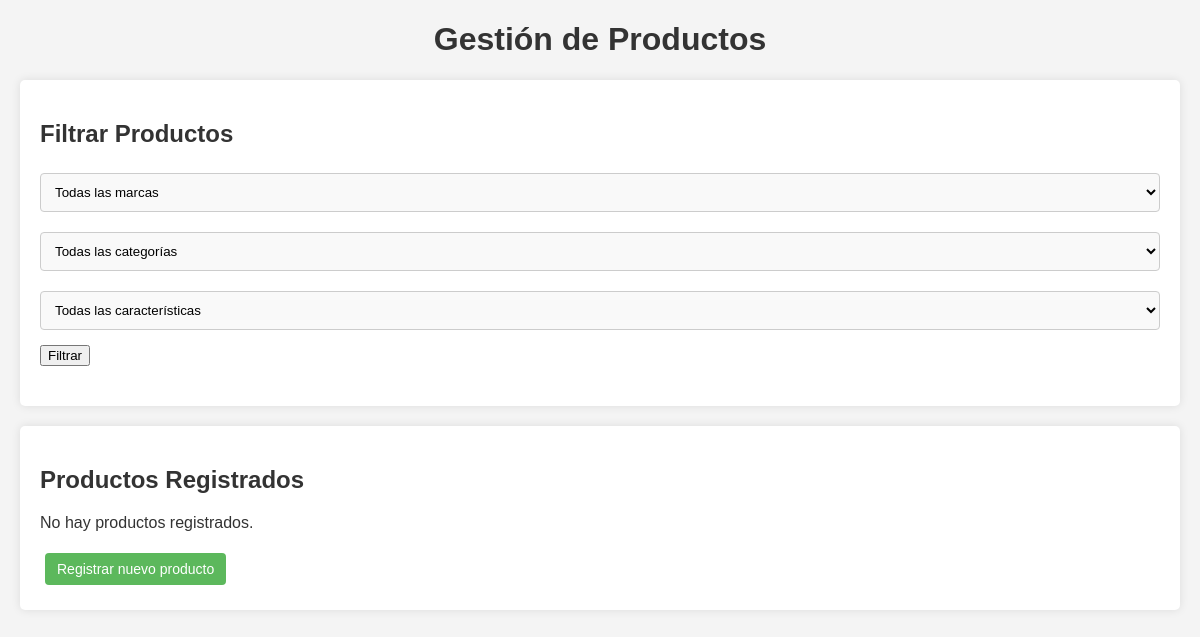
/productos/consulta/, run on an earlier commit of the app's database.
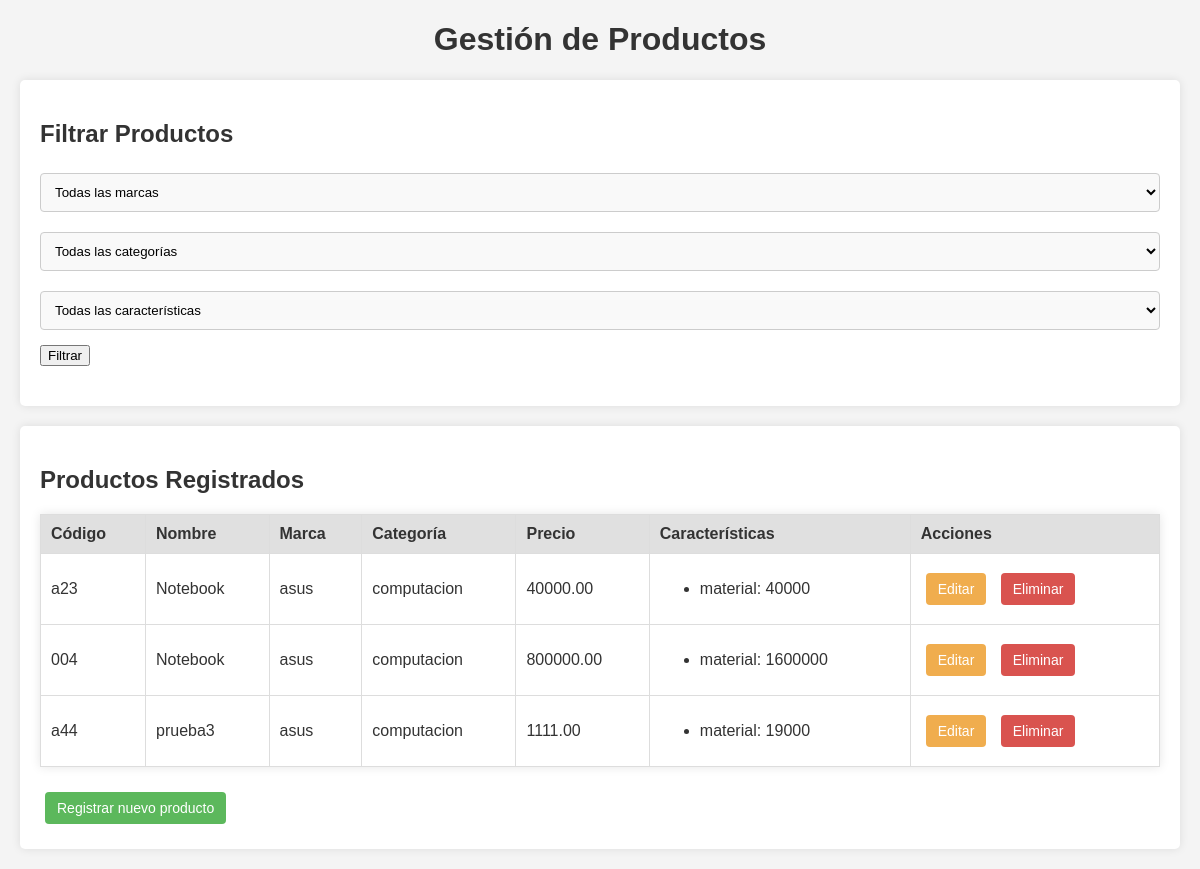
And on a later commit of the database.
### productos/models.py (models this page shows, shortened)
class Producto(models.Model):
    codigo = models.CharField(max_length=10, unique=True)
    nombre = models.CharField(max_length=200)
    precio = models.DecimalField(max_digits=10, decimal_places=2)
    marca = models.ForeignKey(Marca, on_delete=models.CASCADE)
    categoria = models.ForeignKey(Categoria, on_delete=models.CASCADE, null=True, blank=True)
    caracteristicas = models.ManyToManyField(Caracteristica, through='ProductoCaracteristica')

class Marca(models.Model):
    nombre = models.CharField(max_length=100)

class Categoria(models.Model):
    nombre = models.CharField(max_length=100)

class ProductoCaracteristica(models.Model):
    producto = models.ForeignKey(Producto, on_delete=models.CASCADE)
    caracteristica = models.ForeignKey(Caracteristica, on_delete=models.CASCADE)
    valor = models.CharField(max_length=100)
    class Meta:
        unique_together = ('producto', 'caracteristica')

class Caracteristica(models.Model):
    tipo = models.CharField(max_length=100)

### productos/views.py (the view)
# urls.py: path('consulta/', views.consulta_productos, name='consulta_productos'),
def consulta_productos(request):
    productos = Producto.objects.all()
    marcas = Marca.objects.all()
    categorias = Categoria.objects.all()
    caracteristicas = Caracteristica.objects.all()
    marca_id = request.GET.get('marca')
    categoria_id = request.GET.get('categoria')
    caracteristica_id = request.GET.get('caracteristica')
    if marca_id:
        productos = productos.filter(marca_id=marca_id)
    if categoria_id:
        productos = productos.filter(categoria_id=categoria_id)
    if caracteristica_id:
        productos = productos.filter(caracteristicas__id=caracteristica_id)
    context = {
        'productos': productos,
        'marcas': marcas,
        'categorias': categorias,
        'caracteristicas': caracteristicas,
    }
    return render(request, 'productos/consulta.html', context)

### productos/templates/productos/consulta.html (shortened to what this page needs)
<!DOCTYPE html>
<html lang="en">
<head>
    {% load static %}
    <link rel="stylesheet" href="{% static 'styles.css' %}">
</head>
<body>
    <div class="header">
        <h1>Gestión de Productos</h1>
    </div>
    <div class="container">
        <div class="card">
            <h2>Filtrar Productos</h2>
            <form method="GET">
                <select name="marca">
                    <option value="">Todas las marcas</option>
                </select>
                <select name="categoria">
                    <option value="">Todas las categorías</option>
                </select>
                <select name="caracteristica">
                    <option value="">Todas las características</option>
                </select>
                <button type="submit">Filtrar</button>
            </form>
        </div>
        <div class="card">
            <h2>Productos Registrados</h2>
            {% if productos %}
                <table>
                    <thead>
                        <tr>
                            <th>Código</th>
                            <th>Nombre</th>
                            <th>Marca</th>
                            <th>Categoría</th>
                            <th>Precio</th>
                            <th>Características</th>
                            <th>Acciones</th>
                        </tr>
                    </thead>
                    <tbody>
                        {% for producto in productos %}
                            <tr>
                                <td>{{ producto.codigo }}</td>
                                <td>{{ producto.nombre }}</td>
                                <td>{{ producto.marca.nombre }}</td>
                                <td>{{ producto.categoria.nombre|default:"N/A" }}</td>
                                <td>{{ producto.precio }}</td>
                                <td>
                                    <ul>
                                    {% for pc in producto.productocaracteristica_set.all %}
                                        <li>{{ pc.caracteristica.tipo }}: {{ pc.valor }}</li>
                                    {% endfor %}
                                    </ul>
                                </td>
                                <td>
                                    <a href="{% url 'editar_producto' producto.id %}" class="btn btn-edit">Editar</a>
                                    <a href="{% url 'eliminar_producto' producto.id %}" class="btn btn-delete">Eliminar</a>
                                </td>
                            </tr>
                        {% endfor %}
                    </tbody>
                </table>
            {% else %}
                <p>No hay productos registrados.</p>
            {% endif %}
            <a href="{% url 'registro_producto' %}" class="btn btn-primary">Registrar nuevo producto</a>
        </div>
    </div>
</body>
</html>

### productos/static/styles.css (style rules this page uses)
body { font-family: Arial, sans-serif; margin: 20px; background-color: #f4f4f4; color: #333; }
.container { max-width: 1200px; margin: 0 auto; }
.card { background-color: #fff; padding: 20px; border-radius: 5px; box-shadow: 0px 0px 10px rgba(0, 0, 0, 0.1); margin-bottom: 20px; }
h1, h2, h3 { color: #333; }
h1 { text-align: center; }
form { margin-bottom: 20px; }
input, select { width: 100%; padding: 10px; margin-top: 5px; margin-bottom: 15px; border: 1px solid #ccc; border-radius: 4px; background-color: #f9f9f9; }
.btn { display: inline-block; padding: 8px 12px; margin: 5px; border: none; border-radius: 4px; cursor: pointer; text-decoration: none; font-size: 14px; transition: background-color 0.3s; }
.btn-primary { background-color: #5cb85c; color: white; }
.btn-edit { background-color: #f0ad4e; color: white; }
.btn-delete { background-color: #d9534f; color: white; }
table { width: 100%; border-collapse: collapse; margin: 20px 0; box-shadow: 0px 0px 10px rgba(0, 0, 0, 0.1); background-color: #fff; }
th, td { padding: 10px; border: 1px solid #ddd; text-align: left; }
th { background-color: #e0e0e0; color: #333; }
a { color: #5cb85c; text-decoration: none; transition: color 0.3s; }

What changed in the data, as far as the page shows it:
added Producto: codigo "a23", nombre "Notebook", marca.nombre "asus", categoria.nombre "computacion", precio "40000.00"
added ProductoCaracteristica: caracteristica.tipo "material", valor "40000", shown under "a23"
added Producto: codigo "004", nombre "Notebook", marca.nombre "asus", categoria.nombre "computacion", precio "800000.00"
added ProductoCaracteristica: caracteristica.tipo "material", valor "1600000", shown under "004"
added Producto: codigo "a44", nombre "prueba3", marca.nombre "asus", categoria.nombre "computacion", precio "1111.00"
added ProductoCaracteristica: caracteristica.tipo "material", valor "19000", shown under "a44"
Also different on the page:
text no longer shown: "No hay productos registrados."
text now shown: "Código Nombre Marca Categoría Precio Características Acciones"
